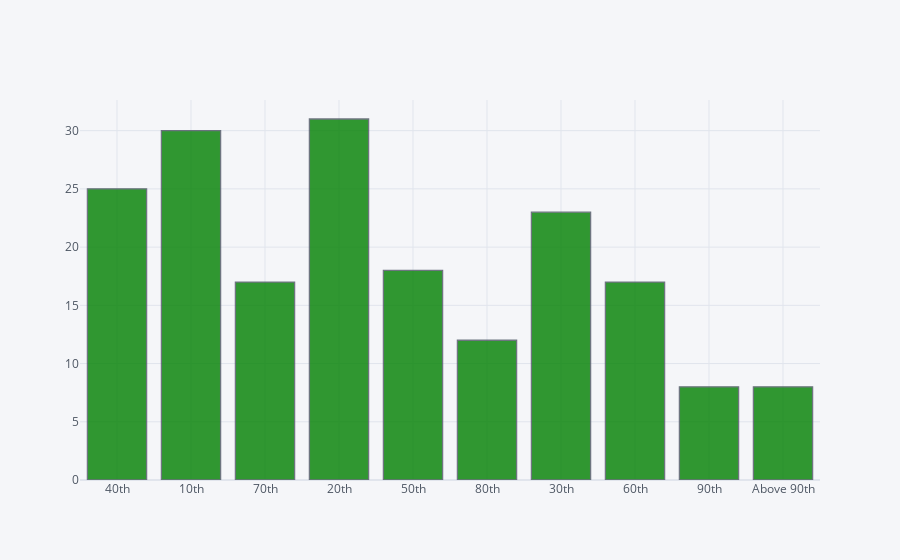
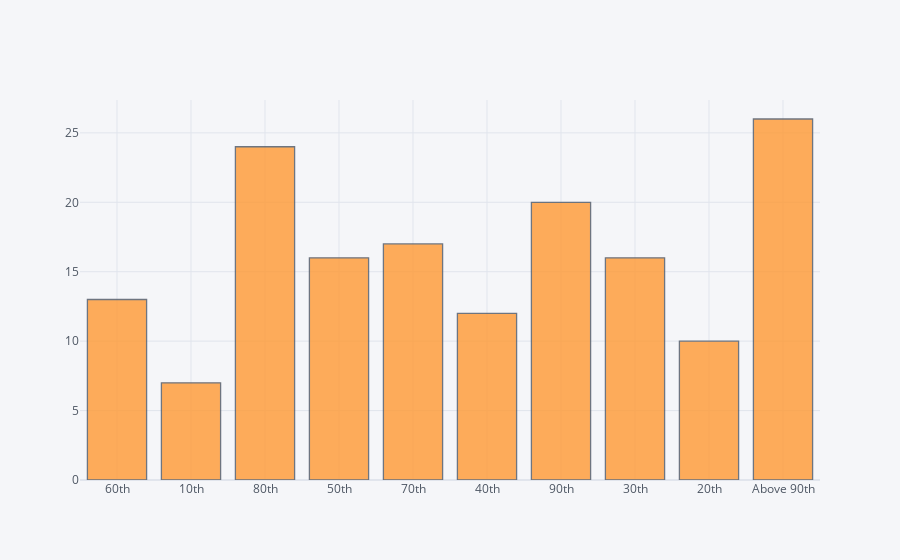

Notebook cell for these charts, in order:
### Markdown cell above
### 4.1.1 Percentil Age

### Code cell
icu_adm[icu_adm['ICU'] == 0 ]['AGE_PERCENTIL'].iplot(kind='hist', bins=20, colors='green')
icu_adm[icu_adm['ICU'] == 1 ]['AGE_PERCENTIL'].iplot(kind='hist', bins=20, colors='orange')

### Figure 1 — Plotly figure (JSON) as saved in the notebook; plotly's stock layout.template omitted (floating-point values rounded to 4 significant figures; data arrays with more than 128 entries replaced by an {"elided": "..."} marker saying what was removed)
{"data": [{"histfunc": "count", "histnorm": "", "marker": {"color": "rgba(0, 128, 0, 1.0)", "line": {"color": "#4D5663", "width": 1.3}}, "name": "AGE_PERCENTIL", "nbinsx": 20, "opacity": 0.8, "orientation": "v", "type": "histogram", "x": {"elided": "189 str values"}}], "layout": {"barmode": "overlay", "legend": {"bgcolor": "#F5F6F9", "font": {"color": "#4D5663"}}, "paper_bgcolor": "#F5F6F9", "plot_bgcolor": "#F5F6F9", "title": {"font": {"color": "#4D5663"}}, "xaxis": {"gridcolor": "#E1E5ED", "showgrid": true, "tickfont": {"color": "#4D5663"}, "title": {"font": {"color": "#4D5663"}, "text": ""}, "zerolinecolor": "#E1E5ED"}, "yaxis": {"gridcolor": "#E1E5ED", "showgrid": true, "tickfont": {"color": "#4D5663"}, "title": {"font": {"color": "#4D5663"}, "text": ""}, "zerolinecolor": "#E1E5ED"}}}

### Figure 2 — Plotly figure (JSON) as saved in the notebook; plotly's stock layout.template omitted (floating-point values rounded to 4 significant figures; data arrays with more than 128 entries replaced by an {"elided": "..."} marker saying what was removed)
{"data": [{"histfunc": "count", "histnorm": "", "marker": {"color": "rgba(255, 153, 51, 1.0)", "line": {"color": "#4D5663", "width": 1.3}}, "name": "AGE_PERCENTIL", "nbinsx": 20, "opacity": 0.8, "orientation": "v", "type": "histogram", "x": {"elided": "161 str values"}}], "layout": {"barmode": "overlay", "legend": {"bgcolor": "#F5F6F9", "font": {"color": "#4D5663"}}, "paper_bgcolor": "#F5F6F9", "plot_bgcolor": "#F5F6F9", "title": {"font": {"color": "#4D5663"}}, "xaxis": {"gridcolor": "#E1E5ED", "showgrid": true, "tickfont": {"color": "#4D5663"}, "title": {"font": {"color": "#4D5663"}, "text": ""}, "zerolinecolor": "#E1E5ED"}, "yaxis": {"gridcolor": "#E1E5ED", "showgrid": true, "tickfont": {"color": "#4D5663"}, "title": {"font": {"color": "#4D5663"}, "text": ""}, "zerolinecolor": "#E1E5ED"}}}
